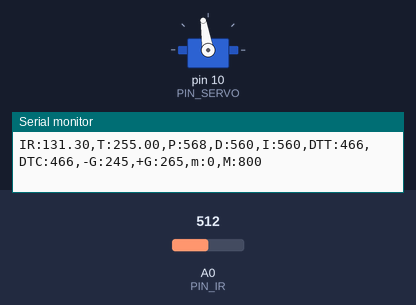
The sketch below on a simulated Arduino Uno, built with avr-gcc and run on an emulated ATmega328P. Shown: servo, the last lines printed to the serial monitor. The inputs (shaded band) are chosen by the test bench; at power-on: A0 (PIN_IR) = 512.

Above: at 1.2 s.
1.3 s: A0 (PIN_IR) set to 245
At 2.9 s:
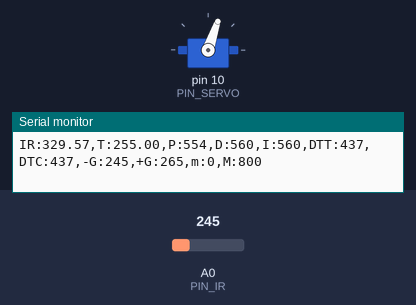
4.3 s: A0 (PIN_IR) set to 900
At 6.3 s:
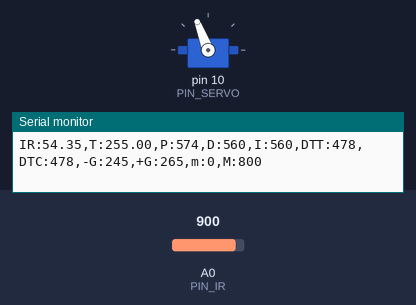
7.3 s: A0 (PIN_IR) set to 122
At 8.8 s:
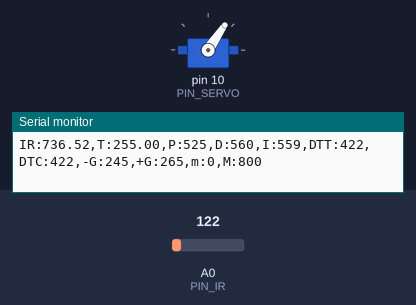
Timing chart, 0 to 10.3 s (numbered marks = the images above; inputs shaded):
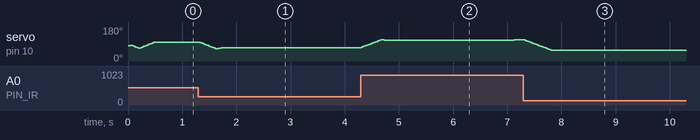

The sketch:

PIDControl.ino
```cpp
#include <Servo.h>

/////////////////////////////
// Configurable parameters //
/////////////////////////////

// Arduino pin assignment
#define PIN_SERVO 10         //SERVO를 10번 핀에 연결
#define PIN_IR A0            //적외선 센서를 A0에 연결

// Framework setting
#define _DIST_TARGET 255     //레일플레이트의 중간지점(목표지점=25.5cm)
#define _DIST_MIN 100        //측정 가능한 최소 거리(mm)
#define _DIST_MAX 410        //측정 가능한 최대 거리(mm)

// Distance sensor
#define _DIST_ALPHA 0.35      //EMA 가중치

// Servo range
#define _DUTY_MIN 1120       //[3028] 서보 각도조작 최소값
#define _DUTY_NEU 1380       //[3038] 레일 수평 서보 펄스폭
#define _DUTY_MAX 1700       //[3031] 서보 각도조작 최대값

// Servo speed control
#define _SERVO_ANGLE 50       //서보모터의 작동 각도범위(단위 : degree)
#define _SERVO_SPEED 100       //[3040] 서보의 각속도(초당 각도 변화량)

// Event periods
#define _INTERVAL_DIST 30     //적외선 센서 측정 간격
#define _INTERVAL_SERVO 30    //서보갱신간격
#define _INTERVAL_SERIAL 100  //시리얼 플로터 갱신간격

// PID parameters
#define _KP 2             //비례 제어의 상수 값
#define _KD 78
#define _KI 0.0013

//filter
#define DELAY_MICROS 1500

//////////////////////
// global variables //
//////////////////////


// Servo instance
Servo myservo;

// Distance sensor
float dist_target = _DIST_TARGET;            //location to send the ball
float dist_raw, dist_ema;     //적외선센서로 측정한 보정하기 전 거리값과 ema필터를 적용한 거리값

// Event periods
unsigned long last_sampling_time_dist, last_sampling_time_servo, last_sampling_time_serial;  //dist, servo, serial의 last sampling time
bool event_dist, event_servo, event_serial;    //적외선센서의 거리측정, 서보모터, 시리얼의 이벤트 발생 여부

// Servo speed control
int duty_chg_per_interval;    //interval당 servo가 돌아가는 최대 정도
int duty_target;
int duty_curr ;   //servo 목표 위치, servo 현재 위치

// PID variables
float error_curr, error_prev, control, pterm, dterm, iterm;   //비례 제어를 위한 전에 측정한 오차, 새로 측정한 오차 값, 비례항, 적분항, 미분항 변수

//filter
float dist_filtered;
float samples_num = 3;
int a, b;

void setup() {

  duty_target = duty_curr = _DUTY_NEU;
  myservo.attach(PIN_SERVO);    //servo를 연결

  // initialize global variables
  int dist_min = _DIST_MIN;       //측정가능 거리의 최소값
  int dist_max= _DIST_MAX;        //측정값의 최대값
  int dist_target = _DIST_TARGET; //목표위치

  a = 70;
  b = 300;
  iterm = 0;

  // initialize serial port
  Serial.begin(57600);    //시리얼 모니터 속도 지정

  // move servo to neutral position
  myservo.writeMicroseconds(_DUTY_NEU); //서보를 레일이 수평이 되는 값으로 초기화


  // convert angle speed into duty change per interval.
  duty_chg_per_interval =(float)(_DUTY_MAX - _DUTY_MIN) * (_SERVO_SPEED / _SERVO_ANGLE) * (_INTERVAL_SERVO / 1000.0);
  /*
  _SERVO_ANGLE/_SERVO_SPEED=
  (_DUTY_MAX - _DUTY_MIN_)* INTERVAL_SERVO/duty_chg_per_interval =
  interval 반복횟수*INTERVAL_SERVO=
  _SERVO_ANGLE만큼 돌아가는데 걸리는 시간
  */
}

void loop() {
  /////////////////////
  // Event generator // [3155] 설정된 주기마다 이벤트 생성
  /////////////////////
  unsigned long time_curr = millis();
    if(time_curr >= last_sampling_time_dist + _INTERVAL_DIST) {
        last_sampling_time_dist += _INTERVAL_DIST;
        event_dist = true;
    }
    if(time_curr >= last_sampling_time_servo + _INTERVAL_SERVO) {
        last_sampling_time_servo += _INTERVAL_SERVO;
        event_servo = true;
    }
    if(time_curr >= last_sampling_time_serial + _INTERVAL_SERIAL) {
        last_sampling_time_serial += _INTERVAL_SERIAL;
        event_serial = true;
    }

  ////////////////////
  // Event handlers //
  ////////////////////

    if(event_dist) {
      event_dist = false;
      //get a distance reading from the distance sensor
      dist_raw = filtered_ir_distance();  //적외선 선서로 측정한 값에 필터를 적용한 값
      dist_raw = 100 + 300.0 / (300 - 70) * (dist_raw - 70);
      //PID control logic
      error_curr = _DIST_TARGET - dist_raw; // 목표값 에서 현재값을 뺀 값이 오차값

      pterm = _KP*error_curr;
      pterm = -(_DIST_TARGET-(pterm+dist_raw))/5.5*8;

      dterm = _KD * (error_curr - error_prev);

      iterm += _KI * error_curr;

      control = pterm + dterm+ iterm;;

      //duty_target = f(duty_neutral, control)
      duty_target = _DUTY_NEU + control;

      //keep duty_target value within the range of [_DUTY_MIN, _DUTY_MAX]
      if (duty_target < _DUTY_MIN) {
        duty_target = _DUTY_MIN;  //
      }
      else if (duty_target > _DUTY_MAX) {
        duty_target = _DUTY_MAX; //
      }

      error_prev = error_curr;
    }

    if(event_servo) {
      event_servo = false;
      //adjust duty_curr toward duty_target by duty_chg_per_interval
      if(duty_target > duty_curr) {
        duty_curr += duty_chg_per_interval;
        if(duty_curr > duty_target) duty_curr = duty_target;
      }
    else {
      duty_curr -= duty_chg_per_interval;
      if(duty_curr < duty_target) duty_curr = duty_target;
    }
    // update servo position
    myservo.writeMicroseconds(duty_curr);   //위에서 바뀐 현재위치 값을 갱신
    }

    if(event_serial) {
      event_serial = false; // serial EventHandler Ticket -> false
      Serial.print("IR:");
      Serial.print(dist_raw);
      Serial.print(",T:");
      Serial.print(dist_target);
      Serial.print(",P:");
      Serial.print(map(pterm,-1000,1000,510,610));
      Serial.print(",D:");
      Serial.print(map(dterm,-1000,1000,510,610));
      Serial.print(",I:");
      Serial.print(map(iterm,-1000,1000,510,610));
      Serial.print(",DTT:");
      Serial.print(map(duty_target,1000,2000,410,510));
      Serial.print(",DTC:");
      Serial.print(map(duty_curr,1000,2000,410,510));
      Serial.println(",-G:245,+G:265,m:0,M:800");
    }
}

float ir_distance(void){ // return value unit: mm
  float val;
  float volt = float(analogRead(PIN_IR));
  val = ((6762.0/(volt-9.0))-4.0) * 10.0;
  return val;
}

float under_noise_filter(void){ // 아래로 떨어지는 형태의 스파이크를 제거해주는 필터
  int currReading;
  int largestReading = 0;
  for (int i = 0; i < samples_num; i++) {
    currReading = ir_distance();
    if (currReading > largestReading) { largestReading = currReading; }
    // Delay a short time before taking another reading
    delayMicroseconds(DELAY_MICROS);
  }
  return largestReading;
}

float filtered_ir_distance(void){ // 아래로 떨어지는 형태의 스파이크를 제거 후, 위로 치솟는 스파이크를 제거하고 EMA필터를 적용함.
  // under_noise_filter를 통과한 값을 upper_nosie_filter에 넣어 최종 값이 나옴.
  int currReading;
  int lowestReading = 1024;
  for (int i = 0; i < samples_num; i++) {
    currReading = under_noise_filter();
    if (currReading < lowestReading) { lowestReading = currReading; }
  }
  // eam 필터 추가
  dist_ema = _DIST_ALPHA*lowestReading + (1-_DIST_ALPHA)*dist_ema;
  return dist_ema;
}
```

Measured:
- after the input at 7.3 s, servo on pin 10 (PIN_SERVO): moves from 112° to 56° over 0.48 s, starting at once
